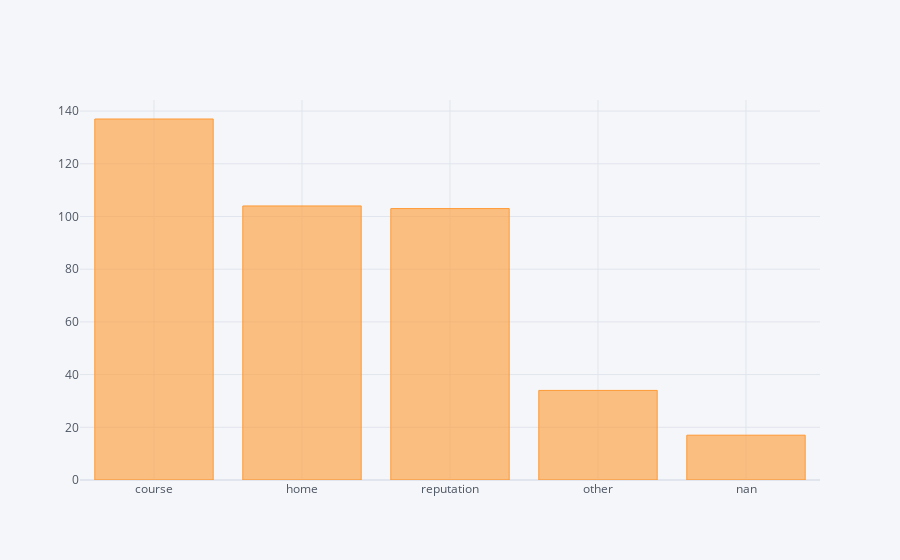

Source (notebook cell):
### Code cell
# заменим пропуски, выведем график
df.reason = str_nan(df.reason)
display(df.reason.describe())
df.reason.value_counts().iplot(kind='bar')

### Figure 1 — Plotly figure (JSON) as saved in the notebook; plotly's stock layout.template omitted (floating-point values rounded to 4 significant figures)
{"data": [{"marker": {"color": "rgba(255, 153, 51, 0.6)", "line": {"color": "rgba(255, 153, 51, 1.0)", "width": 1}}, "name": "reason", "orientation": "v", "text": "", "type": "bar", "x": ["course", "home", "reputation", "other", "nan"], "y": [137, 104, 103, 34, 17]}], "layout": {"legend": {"bgcolor": "#F5F6F9", "font": {"color": "#4D5663"}}, "paper_bgcolor": "#F5F6F9", "plot_bgcolor": "#F5F6F9", "title": {"font": {"color": "#4D5663"}}, "xaxis": {"gridcolor": "#E1E5ED", "showgrid": true, "tickfont": {"color": "#4D5663"}, "title": {"font": {"color": "#4D5663"}, "text": ""}, "zerolinecolor": "#E1E5ED"}, "yaxis": {"gridcolor": "#E1E5ED", "showgrid": true, "tickfont": {"color": "#4D5663"}, "title": {"font": {"color": "#4D5663"}, "text": ""}, "zerolinecolor": "#E1E5ED"}}}
